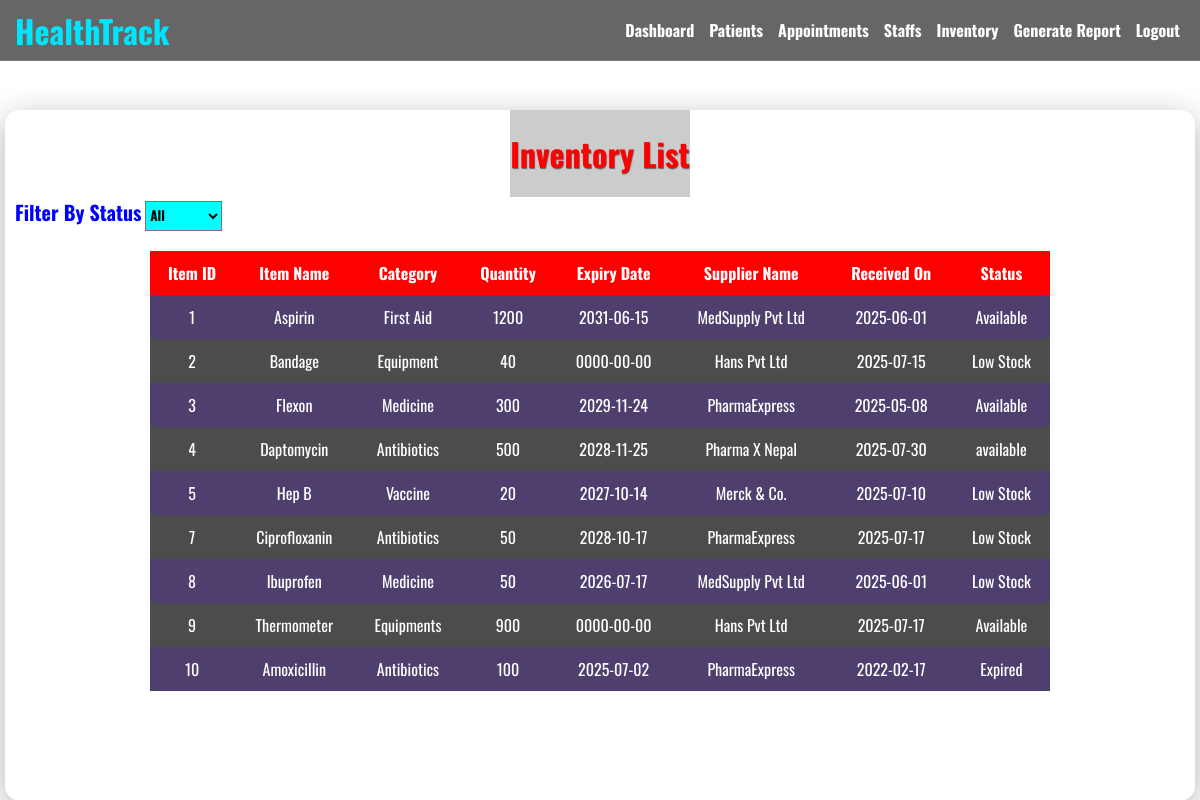
Page /inventory_view.php (signed in) on the committed database.
### tables this page shows
CREATE TABLE `inventory` (
  `item_id` int(11) NOT NULL,
  `item_name` varchar(100) NOT NULL,
  `category` varchar(50) NOT NULL,
  `quantity` int(11) NOT NULL,
  `expiry_date` date NOT NULL,
  `supplier_name` varchar(100) NOT NULL,
  `received_on` date NOT NULL,
  `status` varchar(20) NOT NULL
);

### inventory_view.php (the view, shortened to what this page needs)
<!DOCTYPE html>
<html lang="en">
<head>
    <link rel="stylesheet" href="style.css">
</head>
<body>
    <?php include 'navbar.php'; ?>
    <div class="main">
        <div class="welcome">
            <div class="heading">
                <h1>Inventory List</h1>
            </div>
            <form action="" method="GET">
                <label for="filter" id="fil">Filter By Status</label>
                <select name="status" id="filter">
                    <option value=""<?php if(!isset($_GET['status'])|| $_GET['status']=='') echo 'selected';?>>All</option>
                </select>
            </form>
            <table cellpadding="7">
                <tr>
                    <th>Item ID</th>
                    <th>Item Name</th>
                    <th>Category</th>
                    <th>Quantity</th>
                    <th>Expiry Date</th>
                    <th>Supplier Name</th>
                    <th>Received On</th>
                    <th>Status</th>
                </tr>
                <?php
                    include 'dbconnect.php';
                    $status_filter = $_GET['status'] ?? '';
                    if($status_filter!==''){
                        $sql="Select * from inventory
                        WHERE inventory.status='$status_filter'";
                    }
                    else{
                        $sql="Select * from inventory";
                    }
                    $result=mysqli_query($conn,$sql);
                    $num=mysqli_num_rows($result);
                    if($num>0){
                        while($row = mysqli_fetch_assoc($result))
                    {
                ?>
                <tr>
                    <td><?php echo $row['item_id'];?></td>
                    <td><?php echo $row['item_name'];?></td>
                    <td><?php echo $row['category'];?></td>
                    <td><?php echo $row['quantity'];?></td>
                    <td><?php echo $row['expiry_date'];?></td>
                    <td><?php echo $row['supplier_name'];?></td>
                    <td><?php echo $row['received_on'];?></td>
                    <td><?php echo $row['status'];?></td>
                </tr>
                <?php
            }
        }
    ?>
            </table>
        </div>
    </div>
</body>
</html>

### style.css (style rules this page uses)
.main { padding-top: 90px; }

### inventory_view.php (style rules this page uses)
html, body { margin: 0; padding: 0; font-family: 'Oswald', sans-serif; color: white; background-image: url(https://img.freepik.com/premium-vector/professional-medical-inventory-hospital-with-first-aid-thermometer_906149-68773.jpg?w=2000); background-size: cover; }
.welcome { background-color: rgba(255, 255, 255, 0.05); margin: 0 5px; border-radius: 15px; box-shadow: 0 8px 32px rgba(0, 0, 0, 0.3); padding-bottom: 60px; margin-top: 20px; }
.heading { text-align:center; }
.welcome h1 { color: red; background-color:rgba(0, 0, 0, 0.2); border radius:10px; font-weight: 700; text-align: center; padding: 20px 0; text-shadow: 0.5px 0.5px 1px rgba(0, 0, 0, 0.5); display:inline-block; margin:0 auto; }
table { background-color: rgba(0, 0, 0, 0.7); padding: 20px; margin: 20px auto 50px auto; font-family: 'Oswald', sans-serif; text-align: center; border-collapse: collapse; width: 90%; max-width: 900px; }
table th { background-color: red; padding: 10px; }
table td { padding: 10px; }
tr:nth-child(even) { background-color: rgba(90, 10, 249, 0.2); }
#filter { background-color:aqua; font-family: 'Oswald', sans-serif; font-weight: 700; height:30px; }
#fil { margin-left:10px; color:blue; font-size:20px; font-weight:bold; }

### rows in the picture
inventory: item_id "1", item_name "Aspirin", category "First Aid", quantity "1200", expiry_date "2031-06-15", supplier_name "MedSupply Pvt Ltd", received_on "2025-06-01", status "Available"
inventory: item_id "2", item_name "Bandage", category "Equipment", quantity "40", expiry_date "0000-00-00", supplier_name "Hans Pvt Ltd", received_on "2025-07-15", status "Low Stock"
inventory: item_id "3", item_name "Flexon", category "Medicine", quantity "300", expiry_date "2029-11-24", supplier_name "PharmaExpress", received_on "2025-05-08", status "Available"
inventory: item_id "4", item_name "Daptomycin", category "Antibiotics", quantity "500", expiry_date "2028-11-25", supplier_name "Pharma X Nepal", received_on "2025-07-30", status "available"
inventory: item_id "5", item_name "Hep B", category "Vaccine", quantity "20", expiry_date "2027-10-14", supplier_name "Merck & Co.", received_on "2025-07-10", status "Low Stock"
inventory: item_id "7", item_name "Ciprofloxanin", category "Antibiotics", quantity "50", expiry_date "2028-10-17", supplier_name "PharmaExpress", received_on "2025-07-17", status "Low Stock"
inventory: item_id "8", item_name "Ibuprofen", category "Medicine", quantity "50", expiry_date "2026-07-17", supplier_name "MedSupply Pvt Ltd", received_on "2025-06-01", status "Low Stock"
inventory: item_id "9", item_name "Thermometer", category "Equipments", quantity "900", expiry_date "0000-00-00", supplier_name "Hans Pvt Ltd", received_on "2025-07-17", status "Available"
inventory: item_id "10", item_name "Amoxicillin", category "Antibiotics", quantity "100", expiry_date "2025-07-02", supplier_name "PharmaExpress", received_on "2022-02-17", status "Expired"
